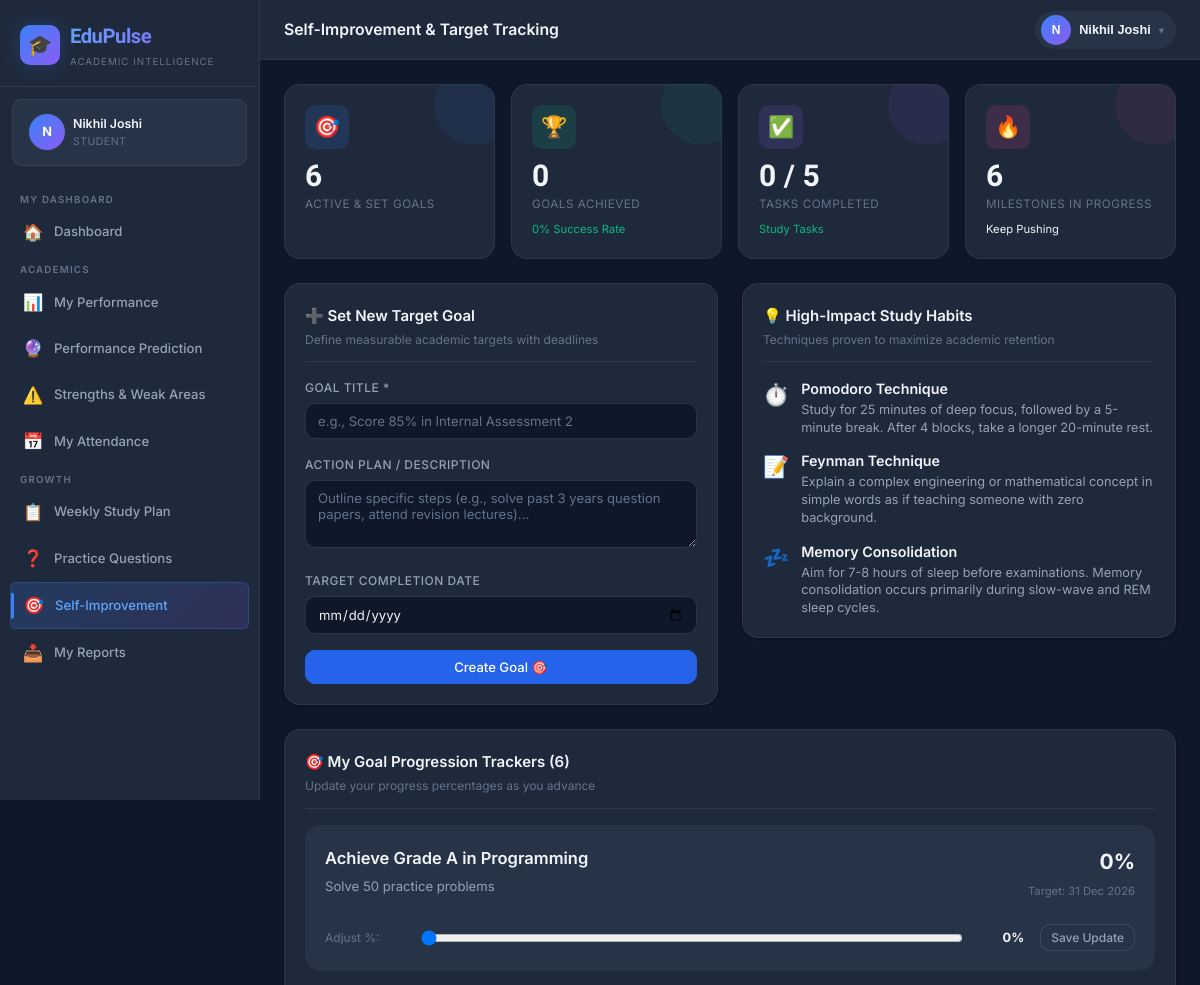
The app's page /student/self-improvement (signed in, upper part), older data.
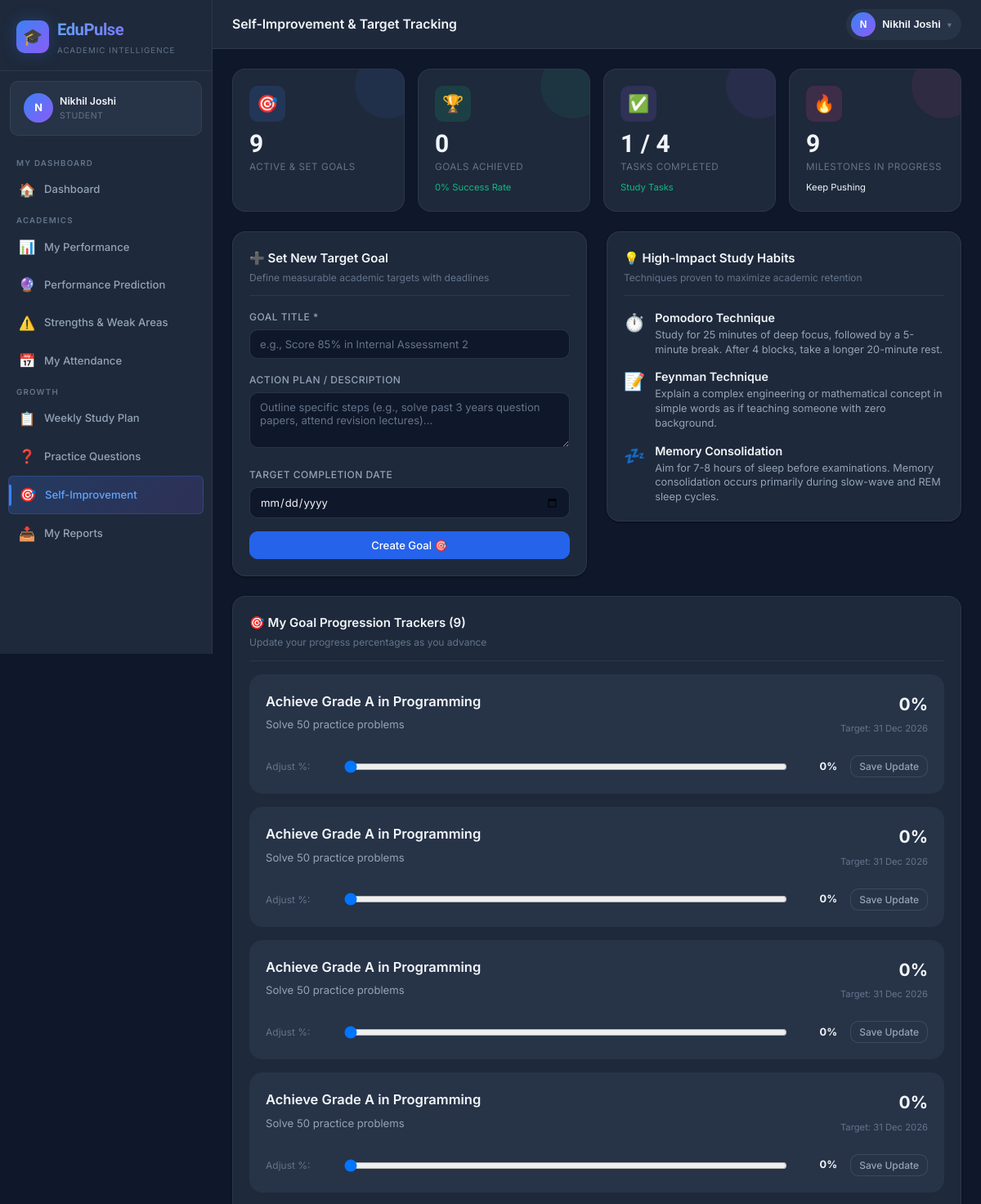
The same page, newer data.
### models.py (models this page shows)
class StudentGoal(db.Model):
    __tablename__ = 'student_goals'
    id = db.Column(db.Integer, primary_key=True)
    student_id = db.Column(db.Integer, db.ForeignKey('students.id'), nullable=False)
    title = db.Column(db.String(200), nullable=False)
    description = db.Column(db.Text)
    target_date = db.Column(db.Date)
    progress_percent = db.Column(db.Integer, default=0)
    is_achieved = db.Column(db.Boolean, default=False)
    created_at = db.Column(db.DateTime, default=datetime.utcnow)

### routes/student.py (the view, shortened to what this page needs)
@student_bp.route('/self-improvement', methods=['GET', 'POST'])
@student_required
def self_improvement():
    stu = get_current_student()
    if not stu:
        return redirect(url_for('auth.login'))
    goals = StudentGoal.query.filter_by(student_id=stu.id).order_by(StudentGoal.created_at.desc()).all()
    completed_tasks = StudentTask.query.filter_by(student_id=stu.id, is_completed=True).count()
    total_tasks = StudentTask.query.filter_by(student_id=stu.id).count()
    return render_template('student/self_improvement.html',
                           student=stu,
                           goals=goals,
                           completed_tasks=completed_tasks,
                           total_tasks=total_tasks)

### routes/student.py (called while the page is built)
def student_required(f):
    @wraps(f)
    def decorated(*args, **kwargs):
        if not current_user.is_authenticated or current_user.role != 'student':
            flash('Student access required.', 'danger')
            return redirect(url_for('auth.login'))
        return f(*args, **kwargs)
    return login_required(decorated)

def get_current_student():
    return Student.query.filter_by(user_id=current_user.id).first()

### templates/student/self_improvement.html (shortened to what the changed rows need)
{% extends 'base.html' %}
{% from 'macros/nav.html' import student_nav %}
{% block content %}
{% set achieved_goals = goals | selectattr('is_achieved', 'equalto', true) | list | length %}
{% set total_goals = goals|length %}
{% set goal_rate = ((achieved_goals / total_goals * 100) if total_goals > 0 else 0) | round(0) | int %}
<div class="stat-grid" style="margin-bottom:24px;">
  <div class="stat-card blue">
    <div class="stat-icon blue">🎯</div>
    <div class="stat-value">{{ total_goals }}</div>
    <div class="stat-label">Active & Set Goals</div>
  </div>
  <div class="stat-card purple">
    <div class="stat-icon purple">✅</div>
    <div class="stat-value">{{ completed_tasks }} / {{ total_tasks }}</div>
    <div class="stat-label">Tasks Completed</div>
    <div class="stat-change positive">Study Tasks</div>
  </div>
  <div class="stat-card pink">
    <div class="stat-icon pink">🔥</div>
    <div class="stat-value">{{ total_goals - achieved_goals }}</div>
    <div class="stat-label">Milestones In Progress</div>
    <div class="stat-change neutral">Keep Pushing</div>
  </div>
</div>
<div class="card">
  <div class="card-header">
    <div>
      <div class="card-title">🎯 My Goal Progression Trackers ({{ goals|length }})</div>
      <div class="card-subtitle">Update your progress percentages as you advance</div>
    </div>
  </div>
  {% if goals %}
  <div style="display:flex; flex-direction:column; gap:16px;">
    {% for g in goals %}
    <div style="background:var(--bg-elevated); border:1px solid var(--border-color); border-radius:var(--radius-lg); padding:20px; border-left:4px solid {{ 'var(--accent-green)' if g.is_achieved else 'var(--accent-blue)' }};">
      <div style="display:flex; justify-content:space-between; align-items:flex-start; margin-bottom:10px;">
        <div>
          <div style="display:flex; align-items:center; gap:8px;">
            <h4 style="font-size:1.1rem; font-weight:600; color:var(--text-primary); margin:0;">
              {{ g.title }}
            </h4>
          </div>
          {% if g.description %}
          <p style="font-size:0.875rem; color:var(--text-secondary); margin:6px 0 0 0; line-height:1.5;">
            {{ g.description }}
          </p>
          {% endif %}
        </div>
        <div style="text-align:right;">
          <span style="font-size:1.4rem; font-weight:700; color:{{ 'var(--accent-green)' if g.progress_percent >= 100 else 'var(--accent-blue)' }};">
            {{ g.progress_percent }}%
          </span>
          {% if g.target_date %}
          <div class="text-xs text-muted" style="margin-top:4px;">
            Target: {{ g.target_date.strftime('%d %b %Y') }}
          </div>
          {% endif %}
        </div>
      </div>
      <form method="POST" action="{{ url_for('student.self_improvement') }}" style="display:flex; align-items:center; gap:16px; margin-top:12px; padding-top:12px; border-top:1px solid var(--border-color);">
        <span style="font-size:0.8rem; color:var(--text-muted); min-width:80px;">Adjust %:</span>
        <input type="range" name="progress" min="0" max="100" value="{{ g.progress_percent }}" style="flex:1; accent-color:var(--accent-blue);" oninput="this.nextElementSibling.innerText = this.value + '%'">
        <span style="font-weight:700; font-size:0.85rem; width:45px; text-align:right;">{{ g.progress_percent }}%</span>
        <button type="submit" class="btn btn-secondary btn-sm">Save Update</button>
      </form>
    </div>
    {% endfor %}
  </div>
  {% else %}
  <div class="empty-state">
    <div class="empty-icon">🎯</div>
    <div class="empty-title">No goals created yet</div>
    <div class="empty-text">Setting clear academic targets helps students achieve up to 25% higher performance outcomes!</div>
  </div>
  {% endif %}
</div>
{% endblock %}

Row changes from the older to the newer data that the page shows:
added StudentGoal: title "Achieve Grade A in Programming", description "Solve 50 practice problems", progress_percent "0", target_date "31 Dec 2026", progress "0"
added StudentGoal: title "Achieve Grade A in Programming", description "Solve 50 practice problems", progress_percent "0", target_date "31 Dec 2026", progress "0"
added StudentGoal: title "Achieve Grade A in Programming", description "Solve 50 practice problems", progress_percent "0", target_date "31 Dec 2026", progress "0"
Text that changed along with them:
{{ total_goals }}: "6" → "9"
{{ completed_tasks }}: "0" → "1"
{{ total_tasks }}: "5" → "4"
{{ total_goals - achieved_goals }}: "6" → "9"
{{ goals|length }}: "6" → "9"
